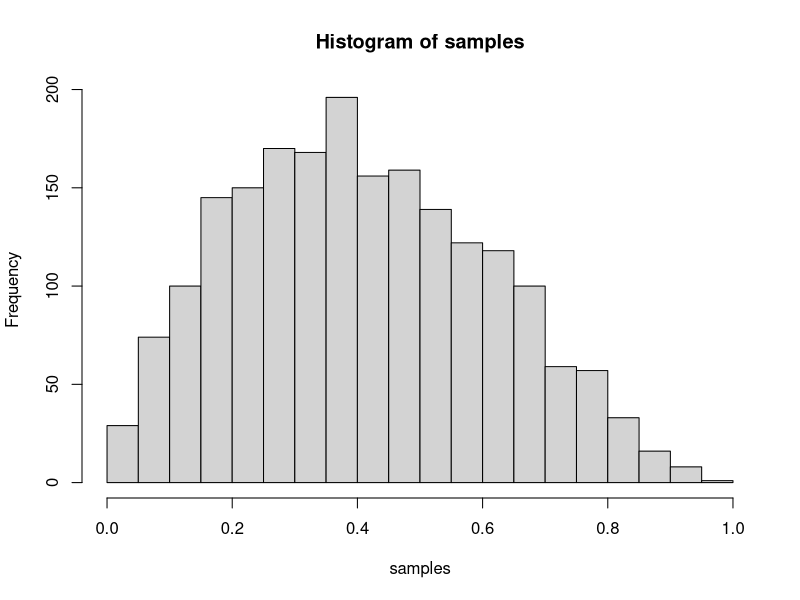
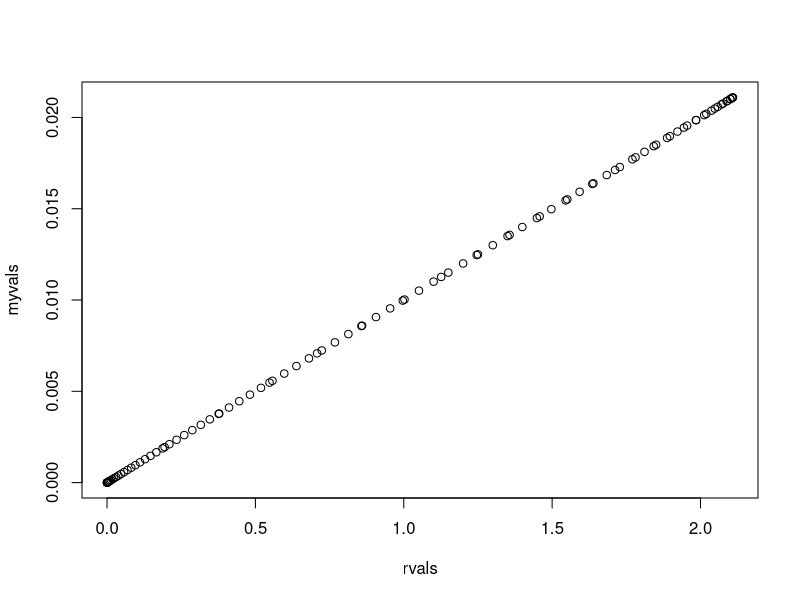
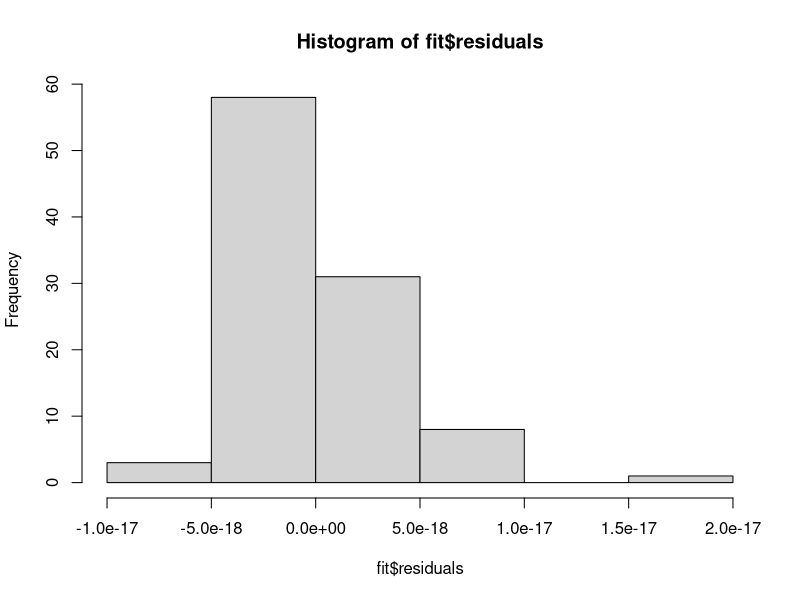

Reproduce these figures in R, in order.
## ---- chunk 1
rm(list=ls()) # clean up
library(knitr)
gr <- (1+sqrt(5))/2 # golden ratio, for figures
opts_chunk$set(comment="  ",
               collapse=TRUE, 
               #echo=FALSE,
               fig.asp=1/gr,
               dev="png"
               )
options(digits=3)
## ---- chunk 2

ppD = function(tr, tpr, fpr, prior) {
  # adpated from DBDA pg 104
  #calculate marginal probs
  posTest = tpr*prior + fpr*(1-prior)
  negTest = (1-tpr)*prior + (1-fpr)*(1-prior)
  if (tr == 1){
    # test is pos
    post = tpr*prior / posTest
  }
  else {
    # test is neg
    post = fpr*prior/negTest
  }
  return(post)
}

#given values
tpr = 0.99
fpr = 0.05
prior = 0.001

## ---- chunk 3

#assume first test is positive, if first test is neg prob not testing twice
first_test = ppD(1, 0.99, 0.05, 0.001)
second_test = ppD(0, 0.99, 0.05, first_test)
## ---- chunk 4
#still not comfortable with how r handles and accesses arrays,
#so the following code is a wee bit ugly, brute-forced the array
#iteration


###### 
# took me wayyy too long to realize the error in my previous 
# hw assignments is b/c r used 1-based indexing instead of 
# 0-based
######

ppDm = function(tr, tpr, fpr, prior){
  p = prior
  if ( (length(tr) == length(tpr)) && ( length(tr)== length(fpr)) ){
    for (i in 1:length(tr)){
      p = ppD(tr[i], tpr[i], fpr[i], p)
    }
  }
  else if (length(tr) > 1){
    for (i in 1:length(tr)){
      p = ppD(tr[i], tpr, fpr, p)
    }
  }
  else {
    p = ppD(tr, tpr, fpr, prior)
  }
  return(p)
}

#first case
tr1 = c(1,0,1,1,1)
tpr1 = c(99,85,93,92,75)/100.
fpr1 = c(5,15,10,12,18)/100.
prior = 9.4/100.
post1 = ppDm(tr1, tpr1, fpr1, prior)

#second case
# just made up some numbers
tr2 = c(1,0,1,1,1)
tpr2 = 0.85
fpr2 = 0.25
post2 = ppDm(tr2, tpr2, fpr2, prior)



## ---- chunk 5

check1 = ppDm(1, 0.99, 0.05, 0.001)
check2 = ppDm(c(1,0), 0.99, 0.05, 0.001)

## ---- chunk 6

# a) make samples
set.seed(123)
Nsample = 2000
a = 2
b = 3
samples = rbeta(Nsample, a, b)
hist(samples, 25,plot=TRUE)


#b) find samples between 0.5 and 0.75
idx0 = samples > 0.5
idx1 = samples > 0.5 & samples < 0.75
frac1 = sum(idx1) / sum(idx0)

#c) check against pbeta

# i think pbeta returns cdf up until x
# via bayes rule, P(A|B) = P(B|A)*P(A)/P(B)
# P(B|A) = P(theta > 0.5 | theta < 0.75) = pbeta(0.75,a,b) - pbeta(0.5,a,b)
P_BA = 1.0 - ( pbeta(0.5, a, b) / pbeta(0.75, a, b) )

# P(A) = P(theta > 0.5) = 1.0 - P(theta < 0.5)
P_A = 1.0 - pbeta(0.5, a, b)

# P(B) = P(theta < 0.75) = pbeta(0.75, a, b)
P_B = pbeta(0.75, a, b)

#put it all together
P_AB = P_BA * P_B / P_A

## ---- chunk 7

# not sure why you need Ni...

trap <- function(x,y)  # integral of y from x[1] to x[length(x)]  
          sum( diff(x)*0.5*( y[-1] + y[-length(y)] ) )  


dmb = function(x, a=1,b=1,Ni=301) {
  a0 = a-1
  b0 = b-1
  res = (x**a0) * ((1-x)**b0)
  res = res / sum(res)
  return(res)
}

x = seq(0, 1, by=0.01)
a = 2
b = 4

myvals = dmb(x, a, b)
rvals = dbeta(x, a, b)
fit = lm(myvals ~ rvals)


plot(rvals, myvals)
hist(fit$residuals)
